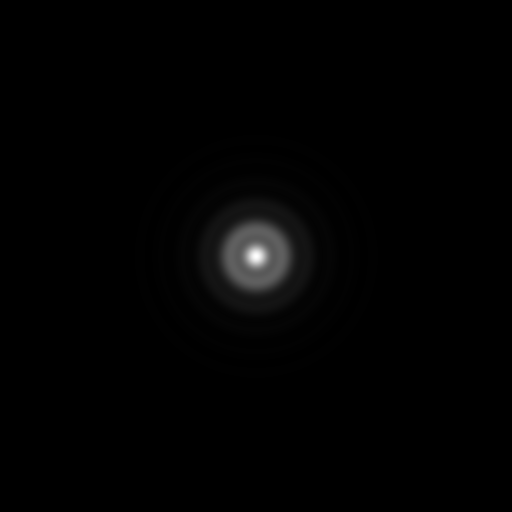
#> input picture deneme2.png, 1024 x 1024 px (shown at 1/2 size)
$ python MTF_from_image_brigthness_in_center.py
#> lines starting #> are read from the running program, lines starting #| are printed output that depends on the picture
import numpy as np
import cv2
import matplotlib.pyplot as plt
from scipy.fft import fftfreq, fft

# Kaan Başpınar
# 2422855
# baspinarlee@gamil.com
# for github page: https://github.com/KaanBaspinar00/MTF-Calculation

# Image path
image_path = "deneme2.png"

# Read the image
image = cv2.imread(image_path)
#> image is the input picture: shape (1024, 1024, 3); min 0, max 255, mean 2.2

# Resize the image
resize_x, resize_y = 500, 500
image = cv2.resize(image, [resize_x, resize_y])
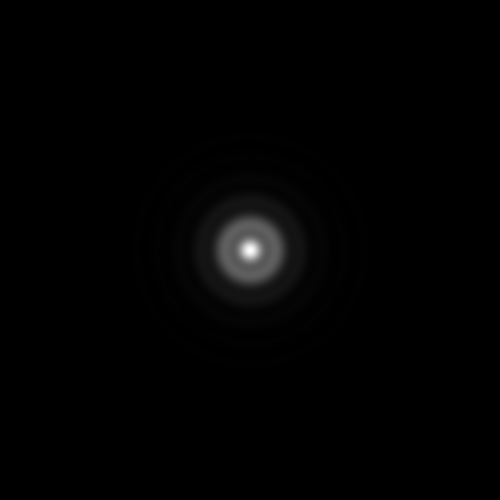
#> image: shape (500, 500, 3); min 0, max 255, mean 2.2

# Dimensions of image:
width, height = image.shape[0], image.shape[1]
#> width = 500; height = 500


# Apply fft
def fourier_analysis(line_spread_x, line_spread_y):
    """
    Perform Fourier analysis on the data.

    Computes the Fourier frequencies, performs Fourier transform,
    and normalizes the result to its maximum value.
    """

    sample_rate = len(line_spread_x) / (max(line_spread_x) - min(line_spread_x))
    freq = fftfreq(len(line_spread_x), 1 / sample_rate)
    data = line_spread_y
    fourier_transformed = np.array(fft(np.array(data))[:])
    fourier_transformed_real = np.abs(fourier_transformed / np.max(fourier_transformed))

    # Filtered data where x is greater than 0
    filtered_x = np.array([x for x in freq if x > 0])
    filtered_y = np.array([fourier_transformed_real[list(freq).index(x)] for x in filtered_x])

    return freq, filtered_x, filtered_y, fourier_transformed


# Convert to grayscale
gray_image = cv2.cvtColor(image, cv2.COLOR_BGR2GRAY)

# Get a horizontal line
y_coordinate = int(height/2)
#> y_coordinate = 250
horizontal_line = gray_image[y_coordinate, :]
#> horizontal_line = 500 values, max 255 at index 250, min 0 at index 0, mean 19.97
# center horizontal line from image

pixel_values = np.asarray(horizontal_line).flatten()[::-1]/255
#> pixel_values = 500 values, max 1 at index 249, min 0 at index 0, mean 0.0783
# Normalize pixel values dividing by 255.


gray_image_bgr = cv2.cvtColor(gray_image, cv2.COLOR_GRAY2BGR)
pixels_location = np.arange(0, width, 1)
#> pixels_location = 500 values from 0 to 499

gray_image = cv2.line(gray_image_bgr, (0, y_coordinate), (width, y_coordinate), (0, 0, 255), thickness=2)
#> gray_image: shape (500, 500, 3)
# Display the image
cv2.imshow("Image", gray_image)
cv2.waitKey(0)
cv2.destroyAllWindows()

# Compute the derivative using finite differences
dy_dx = np.gradient(pixel_values, 1)
#> dy_dx = 500 values, max 0.0608 at index 241, min -0.0588 at index 256, mean 0

# Create a figure and subplots
fig, axs = plt.subplots(3, 1)

# Plot pixel values
axs[0].plot(pixels_location, pixel_values, "-r")
axs[0].set_xlabel("pixel #")
axs[0].set_ylabel("pixel value")
axs[0].set_title("Pixels values for a line")
axs[0].grid()

# Plot derivative of pixel values
axs[1].plot(pixels_location, dy_dx, "-b")
axs[1].set_xlabel("pixel #")
axs[1].set_ylabel("dy_dx")
axs[1].set_title("Line Spread Function")
axs[1].grid()

# Calculate Fourier transform of MTF
X, Y = fourier_analysis(pixels_location, dy_dx)[1], fourier_analysis(pixels_location, dy_dx)[2]
#> in fourier_analysis, `data = line_spread_y`: data has the same summary as dy_dx outside fourier_analysis
#> in fourier_analysis, `fourier_transformed_real = np.abs(fourier_transformed / np.max(fourier..`: fourier_transformed_real = 500 values, max 1.02 at index 482, min 0 at index 0, mean 0.0738
#> in fourier_analysis, `filtered_y = np.array([fourier_transformed_real[list(freq).index(x)] f..`: filtered_y = 249 values, max 1.02 at index 17, min 0.000113 at index 248, mean 0.0741
#> X = 249 values from 0.002 to 0.499; Y has the same summary as filtered_y in fourier_analysis

# Plot MTF
axs[2].plot(X, Y, "-k")
axs[2].set_xlabel("pixel #")
axs[2].set_ylabel("FFT of dy_dx")
axs[2].set_title("MTF")
axs[2].grid()

plt.tight_layout()  # Adjust subplot parameters to give specified padding
plt.show()
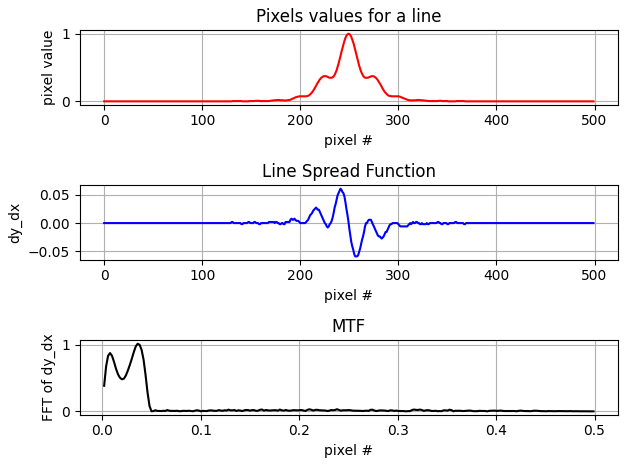
#> figure drawn by matplotlib, 3 panels; panel 1: curve peaks at x = 249, y = 1; panel 2: curve peaks at x = 241, y = 0.0608; panel 3: curve peaks at x = 0.0361, y = 1.02

$ run again, with deneme6.png copied over deneme2.png
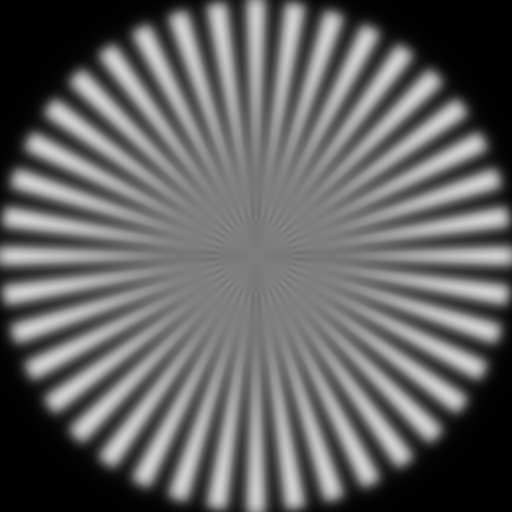
#> input picture deneme6.png, 1024 x 1024 px (shown at 1/2 size)
#> image is the input picture: shape (1024, 1024, 3); min 0, max 208, mean 98.3
#> `image = cv2.resize(image, [resize_x, resize_y])`:
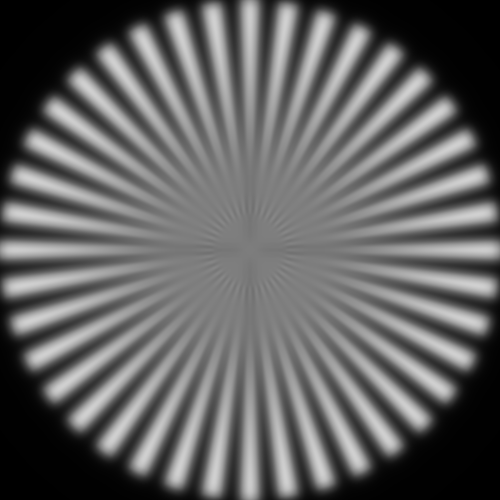
#> image: shape (500, 500, 3); min 0, max 208, mean 98.2
#> horizontal_line = 500 values, max 204 at index 17, min 117 at index 217, mean 151.5
#> pixel_values = 500 values, max 0.8 at index 17, min 0.459 at index 217, mean 0.594
#> dy_dx = 500 values, max 0.0353 at index 0, min -0.0353 at index 499, mean 0
#> data has the same summary as dy_dx outside fourier_analysis
#> fourier_transformed_real = 500 values, max 5.73 at index 499, min 0 at index 0, mean 0.964
#> filtered_y = 249 values, max 5.73 at index 0, min 0.0209 at index 141, mean 0.967
#> X = 249 values from 0.002 to 0.499; Y has the same summary as filtered_y in fourier_analysis
#> `plt.show()`:
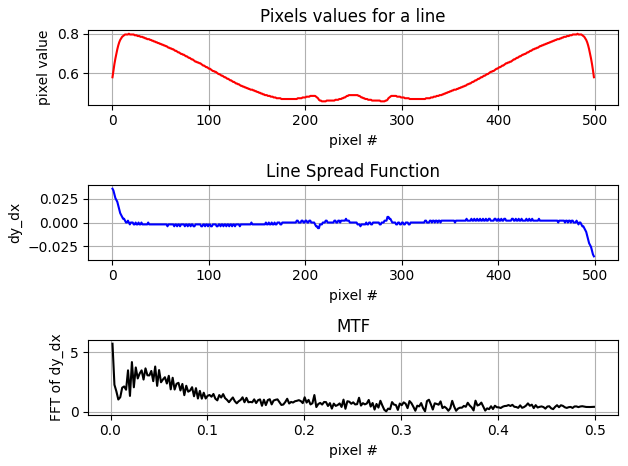
#> figure drawn by matplotlib, 3 panels; panel 1: curve peaks at x = 17, y = 0.8; panel 2: curve peaks at x = 0, y = 0.0353; panel 3: curve peaks at x = 0.002, y = 5.73
